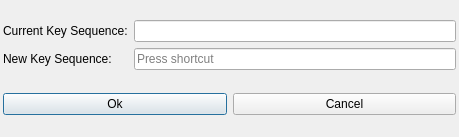
<?xml version="1.0" encoding="UTF-8"?>
<ui version="4.0">
 <class>ShortcutKeyEditWinClass</class>
 <widget class="QDialog" name="ShortcutKeyEditWinClass">
  <property name="geometry">
   <rect>
    <x>0</x>
    <y>0</y>
    <width>459</width>
    <height>137</height>
   </rect>
  </property>
  <property name="windowTitle">
   <string>ShortcutKeyEditWin</string>
  </property>
  <layout class="QVBoxLayout" name="verticalLayout">
   <property name="leftMargin">
    <number>3</number>
   </property>
   <property name="topMargin">
    <number>3</number>
   </property>
   <property name="rightMargin">
    <number>3</number>
   </property>
   <property name="bottomMargin">
    <number>3</number>
   </property>
   <item>
    <layout class="QGridLayout" name="gridLayout">
     <item row="0" column="0">
      <widget class="QLabel" name="label">
       <property name="text">
        <string>Current Key Sequence:</string>
       </property>
      </widget>
     </item>
     <item row="0" column="1">
      <widget class="QLineEdit" name="curKeylineEdit">
       <property name="readOnly">
        <bool>true</bool>
       </property>
      </widget>
     </item>
     <item row="1" column="0">
      <widget class="QLabel" name="label_2">
       <property name="text">
        <string>New Key Sequence:</string>
       </property>
      </widget>
     </item>
     <item row="1" column="1">
      <widget class="QKeySequenceEdit" name="keySequenceEdit"/>
     </item>
    </layout>
   </item>
   <item>
    <layout class="QHBoxLayout" name="horizontalLayout">
     <item>
      <widget class="QPushButton" name="pushButton">
       <property name="text">
        <string>Ok</string>
       </property>
      </widget>
     </item>
     <item>
      <widget class="QPushButton" name="pushButton_2">
       <property name="text">
        <string>Cancel</string>
       </property>
      </widget>
     </item>
    </layout>
   </item>
  </layout>
 </widget>
 <layoutdefault spacing="6" margin="11"/>
 <resources/>
 <connections>
  <connection>
   <sender>pushButton_2</sender>
   <signal>clicked()</signal>
   <receiver>ShortcutKeyEditWinClass</receiver>
   <slot>reject()</slot>
   <hints>
    <hint type="sourcelabel">
     <x>388</x>
     <y>103</y>
    </hint>
    <hint type="destinationlabel">
     <x>414</x>
     <y>131</y>
    </hint>
   </hints>
  </connection>
  <connection>
   <sender>pushButton</sender>
   <signal>clicked()</signal>
   <receiver>ShortcutKeyEditWinClass</receiver>
   <slot>slot_ok()</slot>
   <hints>
    <hint type="sourcelabel">
     <x>153</x>
     <y>95</y>
    </hint>
    <hint type="destinationlabel">
     <x>186</x>
     <y>128</y>
    </hint>
   </hints>
  </connection>
 </connections>
 <slots>
  <slot>slot_ok()</slot>
 </slots>
</ui>
